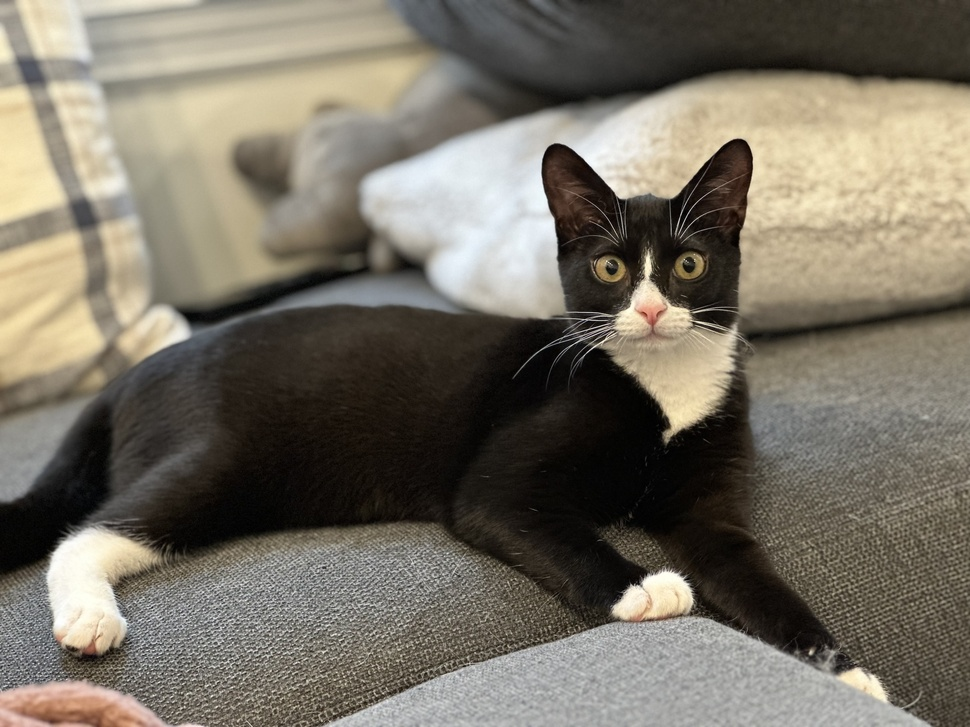
#> input picture assets/coconut.jpeg, 970 x 727 px, shrunk from 2232 x 1674 before the run
$ python entropy_coding.py
#> lines starting #> are read from the running program, lines starting #| are printed output that depends on the picture
import math
import time
from PIL import Image
import numpy as np


class GolombCode:
    """
    A class to perform Golomb-Rice encoding and decoding.
    This is used for the binarization of integer values.
    """

    def __init__(self, m):
        """
        Initializes the Golomb-Rice coder with a parameter m.
        If m is a power of 2, it's a more efficient Rice code.
        """
        if m <= 0:
            raise ValueError("M must be a positive integer.")
        self.m = m
        self.is_power_of_two = (m > 0) and ((m & (m - 1)) == 0)
        if self.is_power_of_two:
            self.k = int(math.log2(m))

    def encode(self, n):
        """Encodes a non-negative integer n."""
        if n < 0:
            raise ValueError("Golomb coding is for non-negative integers.")
        q = n // self.m
        r = n % self.m

        # Unary code for the quotient
        quotient_code = "1" * q + "0"

        # Binary code for the remainder
        if self.is_power_of_two:
            remainder_code = format(r, f"0{self.k}b")
        else:
            b = int(math.ceil(math.log2(self.m)))
            if r < (2**b - self.m):
                remainder_code = format(r, f"0{b - 1}b")
            else:
                remainder_code = format(r + (2**b - self.m), f"0{b}b")
        return quotient_code + remainder_code


class CABACEngine:
    """
    A more robust implementation of the CABAC engine that handles underflow.
    """

    def __init__(self):
        self.low = 0
        self.high = (1 << 16) - 1  # Use 16-bit precision
        self.pending_bits = 0
        self.bitstream_len = 0
        self.contexts = {}

    # ... _get_context and _update_context methods remain the same ...
    def _get_context(self, context_id):
        if context_id not in self.contexts:
            self.contexts[context_id] = {"p_lps": 0.5, "mps": 0}
        return self.contexts[context_id]

    def _update_context(self, context_id, bit):
        context = self._get_context(context_id)
        if bit == context["mps"]:
            context["p_lps"] *= 0.95
        else:
            context["p_lps"] *= 1.5
            if context["p_lps"] > 0.5:
                context["mps"] = 1 - context["mps"]
                context["p_lps"] = 1.0 - context["p_lps"]

    def encode_bin(self, bit, context_id):
        """Encodes a single binary value (bin) with underflow protection."""
        context = self._get_context(context_id)
        p_lps = context["p_lps"]
        mps = context["mps"]

        range_width = self.high - self.low + 1
        lps_range = max(1, int(range_width * p_lps))

        if bit == mps:
            self.high = self.low + (range_width - lps_range) - 1
        else:
            self.low = self.low + (range_width - lps_range)

        while True:
            # Condition 1: Range is in the lower half. Output 0 and any pending 1s.
            if self.high < (1 << 15):
                self.bitstream_len += 1 + self.pending_bits
                self.pending_bits = 0
                self.low <<= 1
                self.high = (self.high << 1) | 1
            # Condition 2: Range is in the upper half. Output 1 and any pending 0s.
            elif self.low >= (1 << 15):
                self.bitstream_len += 1 + self.pending_bits
                self.pending_bits = 0
                self.low = (self.low - (1 << 15)) << 1
                self.high = ((self.high - (1 << 15)) << 1) | 1
            # Condition 3: UNDERFLOW DETECTED. Range is stuck in the middle.
            # (low is in 2nd quarter, high is in 3rd quarter)
            elif self.low >= (1 << 14) and self.high < 3 * (1 << 14):
                self.pending_bits += 1
                self.low = (self.low - (1 << 14)) << 1
                self.high = ((self.high - (1 << 14)) << 1) | 1
            # Condition 4: No more scaling possible. Break the loop.
            else:
                break

        self._update_context(context_id, bit)

    def finish_encoding(self):
        """Finalizes the bitstream, flushing any pending bits."""
        # We need to output one final bit to disambiguate the range.
        # We follow it with any pending bits.
        self.pending_bits += 1
        if self.low < (1 << 14):  # If low is in the first quarter
            self.bitstream_len += self.pending_bits
        else:  # low is in the second quarter
            self.bitstream_len += self.pending_bits + 1

        # Return total bits + 2 for the final flush (simplified from original)
        return self.bitstream_len


class EntropyEncoder:
    """
    An entropy encoder that uses CABAC with Golomb binarization.
    """

    def __init__(self, golomb_m):
        self.cabac = CABACEngine()
        self.golomb = GolombCode(m=golomb_m)

    def encode_integer(self, value, context_prefix="int_"):
        """
        Encodes an integer by first binarizing it with Golomb coding
        and then encoding the bins with CABAC.
        """
        # Map signed to unsigned
        if value >= 0:
            unsigned_value = 2 * value
        else:
            unsigned_value = -2 * value - 1

        golomb_code = self.golomb.encode(unsigned_value)

        for i, bit_char in enumerate(golomb_code):
            bit = int(bit_char)
            # Use a different context for each position in the Golomb code
            context_id = f"{context_prefix}{i}"
            self.cabac.encode_bin(bit, context_id)

    def get_encoded_bitstream(self):
        """Returns the final encoded bitstream."""
        return self.cabac.finish_encoding()


def get_image_residuals(image_path):
    """
    Loads an image, converts it to grayscale, and calculates prediction residuals.
    The prediction for a pixel is the value of the pixel to its left.
    """
#> called with image_path = 'assets/coconut.jpeg'
    try:
        with Image.open(image_path) as img:
            # Convert to grayscale (Luminance)
#> img is the input picture: PIL image 970x727 RGB; mean R, G, B 119.9, 113.6, 101.1
            img_gray = img.convert("L")
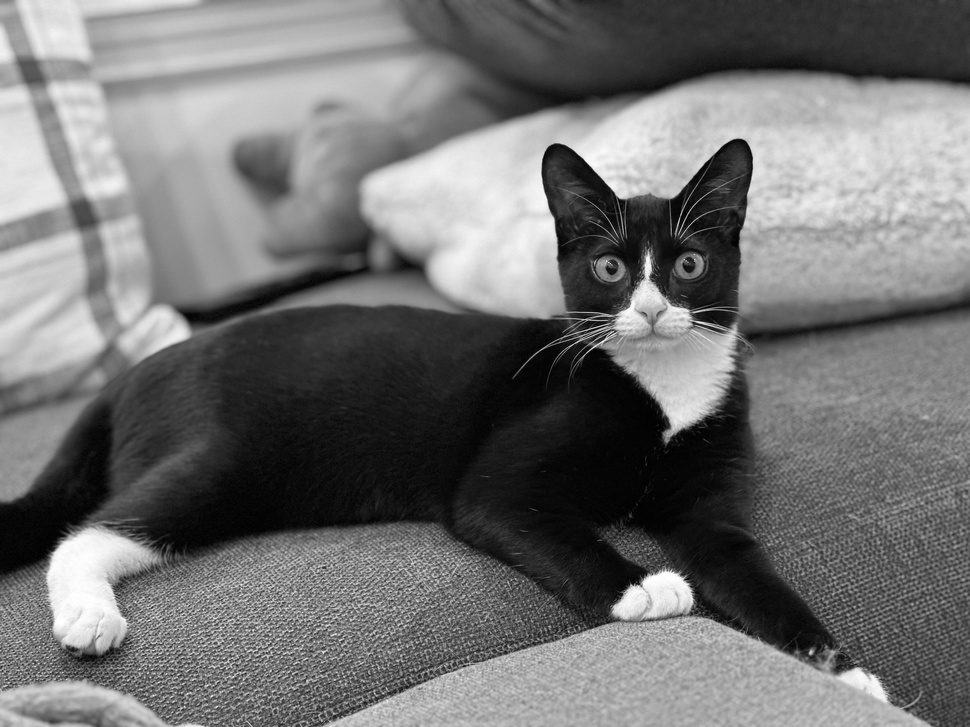
#> img_gray: PIL image 970x727 L; min 0, max 255, mean 114
            data = np.array(img_gray, dtype=int)
    except FileNotFoundError:
        print(f"Error: Image file not found at '{image_path}'")
        return None

    # Calculate residuals (prediction error)
    # The prediction for pixel p(x, y) is p(x-1, y)
    # The residual is p(x, y) - p(x-1, y)
    # We use numpy.roll for an efficient vectorized implementation
    predicted = np.roll(data, 1, axis=1)
    # The first column has no left neighbor, so its prediction is 0.
    predicted[:, 0] = 0
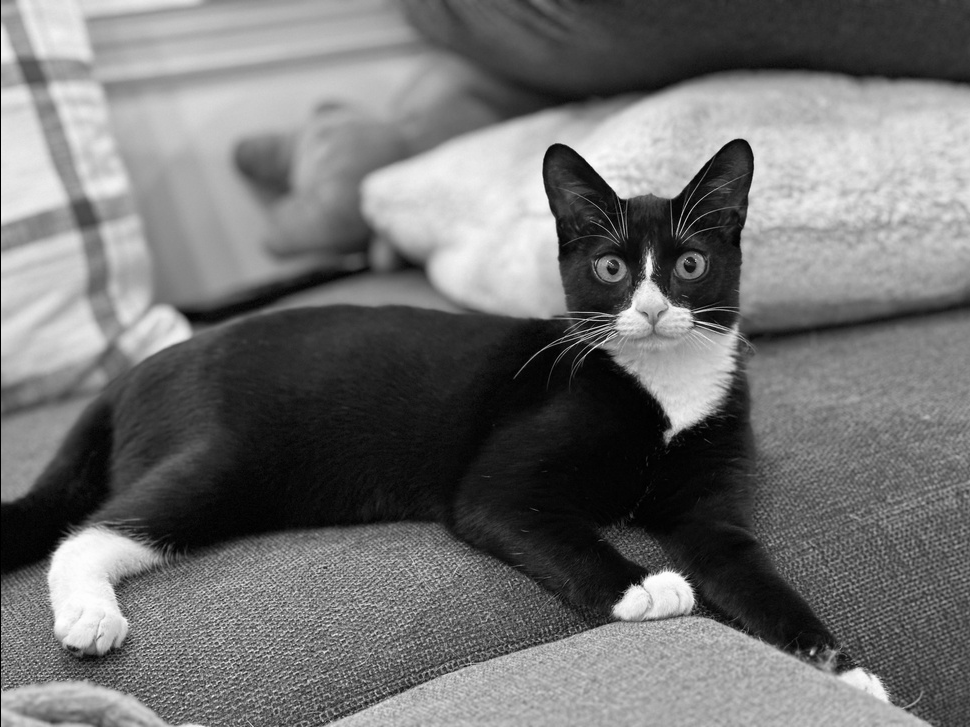
#> predicted: shape (727, 970) int64; min 0, max 255, mean 113.9

    residuals = data - predicted
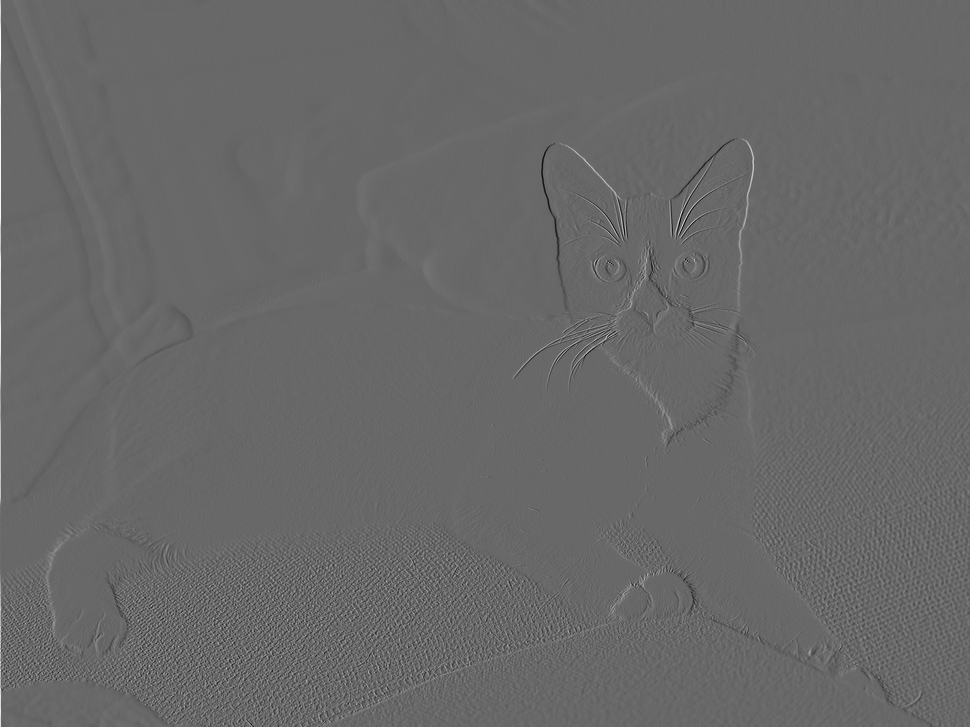
#> residuals: shape (727, 970) int64; min -167, max 241, mean 0.1; drawn with min black and max white

    # Return the flattened stream of residuals
    return residuals.flatten()


if __name__ == "__main__":
    IMAGE_PATH = "assets/coconut.jpeg"

    # --- Pre-computation ---
    print(f"Loading image and calculating residuals from '{IMAGE_PATH}'...")
    residuals = get_image_residuals(IMAGE_PATH)

    if residuals is not None:
        # We need to choose a parameter 'M' for Golomb coding.
        # A good heuristic is to use an M near the average magnitude of the residuals.
        avg_abs_residual = np.mean(np.abs(residuals))
#> avg_abs_residual = 5.78
        # Choose a power of 2 near this average for efficiency (Rice code)
        m_parameter = 2 ** round(math.log2(max(1, avg_abs_residual)))
#> m_parameter = 8

        print(f"Calculated optimal M for Golomb/Rice coding: {m_parameter}")
#| Calculated optimal M for Golomb/Rice coding: 8
        print("-" * 50)

        # --- Experiment 1: Standalone Golomb Coding ---
        print("Running Experiment 1: Standalone Golomb Coding...")
        start_time_golomb = time.time()

        golomb_coder = GolombCode(m=m_parameter)
#> in __init__, `self.is_power_of_two = (m > 0) and ((m & (m - 1)) == 0)`: self.is_power_of_two = True
#> in __init__, `self.k = int(math.log2(m))`: self.k = 3
        total_bits_golomb = 0
        for res in residuals:
            # Map signed residual to unsigned integer
            unsigned_res = 2 * res if res >= 0 else -2 * res - 1
            total_bits_golomb += len(golomb_coder.encode(unsigned_res))
#> this loop made 705190 passes
#> (res, unsigned_res, q in encode, r in encode, quotient_code in encode, remainder_code in encode, total_bits_golomb) on passes 1 to 3: (136, 272, 34, 0, '11111111111111111111111111111111110', '000', 38), (0, 0, 0, 0, '0', '000', 42), (0, 0, 0, 0, '0', '000', 46)
#> after the loop, total_bits_golomb = 3585059

        end_time_golomb = time.time()
        time_golomb = end_time_golomb - start_time_golomb
        size_golomb_bytes = math.ceil(total_bits_golomb / 8)
#> size_golomb_bytes = 448133
        print("...Done.")
        print("-" * 50)

        # --- Experiment 2: CABAC with Golomb Binarization ---
        print("Running Experiment 2: CABAC with Golomb Binarization...")
        start_time_cabac = time.time()

        cabac_encoder = EntropyEncoder(golomb_m=m_parameter)
        for res in residuals:
            # The encode_integer method already handles the signed mapping
            cabac_encoder.encode_integer(res)
#> this loop made 705190 passes
#> res on passes 4 to 6: 0, -2, -1

#> (the run stopped early here; a loop or call above may not have finished)
